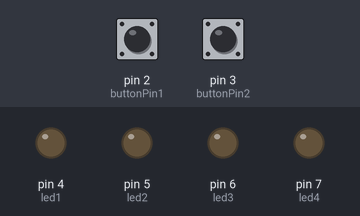
The sketch below on a simulated Arduino Uno, built with avr-gcc and run on an emulated ATmega328P. Parts: output pins drawn as LEDs (lit = HIGH). Inputs (shaded band) come from the test bench; at power-on: pin 3 (buttonPin2) LOW, pin 2 (buttonPin1) LOW.

Above: at 1.2 s.
1.3 s: pin 3 (buttonPin2) pulled HIGH for 3.2 s
At 2.1 s:
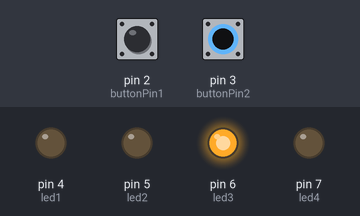
6.0 s: pin 2 (buttonPin1) pulled HIGH for 0.15 s
At 7.1 s:
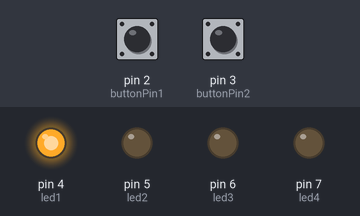
7.6 s: pin 3 (buttonPin2) pulled HIGH for 0.15 s
At 9.1 s:
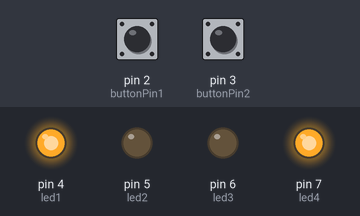
10.1 s: pin 3 (buttonPin2) pulled HIGH for 1 s
At 10.9 s:
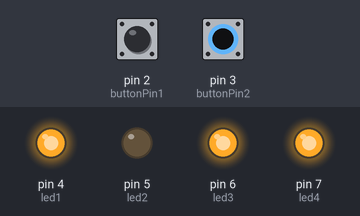
12.6 s: pin 2 (buttonPin1) pulled HIGH for 1 s
At 13.4 s:
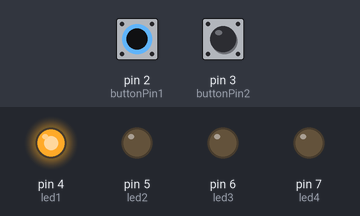
Timing chart, 0 to 15.6 s (numbered marks = the images above; inputs shaded):
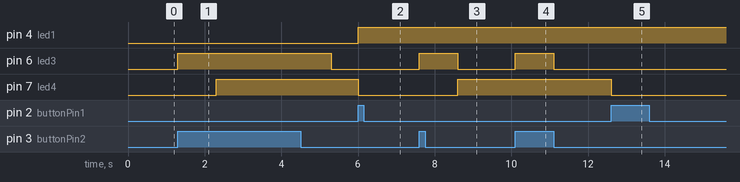

The sketch:

help.ino
```cpp
const int buttonPin1 = 2;
const int buttonPin2 = 3;
int led1 = 4;
int led2 = 5;
int led3 = 6;
int led4 = 7;
void setup() {
  pinMode(buttonPin1, INPUT);
  pinMode(buttonPin2, INPUT);
  pinMode(led1, OUTPUT);
  pinMode(led2, OUTPUT);
  pinMode(led3, OUTPUT);
  pinMode(led4, OUTPUT);
}

void loop() {
  if(digitalRead(buttonPin1) == HIGH){
    digitalWrite(led4, LOW);
    digitalWrite(led1, HIGH);
    delay(1000);
    digitalWrite(led1, LOW);
    digitalWrite(led1, HIGH);
  }

  if(digitalRead(buttonPin2) == HIGH){
    digitalWrite(led2, LOW);
    digitalWrite(led3, HIGH);
    delay(1000);
    digitalWrite(led3, LOW);
    digitalWrite(led4, HIGH);
  }
}
```

Measured:
- after the input at 1.3 s, pin 6 (led3): LOW → HIGH at once, → LOW 4.0 s later; pin 7 (led4): LOW → HIGH after 1.0 s
- after the input at 6.0 s, pin 4 (led1): LOW → HIGH at once; pin 7 (led4): HIGH → LOW at once
- after the input at 7.6 s, pin 6 (led3): LOW → HIGH at once, → LOW 1.0 s later; pin 7 (led4): LOW → HIGH after 1.0 s
- after the input at 10.1 s, pin 6 (led3): LOW → HIGH at once, → LOW 1.0 s later
- after the input at 12.6 s, pin 7 (led4): HIGH → LOW at once
